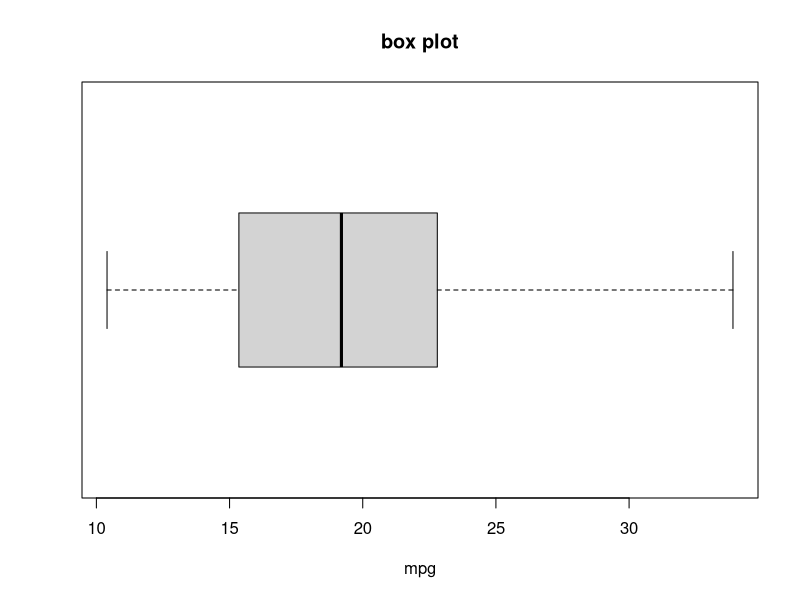

R code for this plot:
## ---- chunk 1
#Version info
version
## ---- chunk 2
library(e1071)
attach(mtcars)
## ---- chunk 3
#contents of the dataset
head(mtcars)
## ---- chunk 4
m = mean(mtcars$mpg)
cat("Mean of mpg :",m)
## ---- chunk 5
med = median(mtcars$mpg)
cat("Median of mpg : ",med)
## ---- chunk 6
print("Quartiles of mpg:")
quantile(mtcars$mpg)
## ---- chunk 7
print("Percentile of mpg : ")
quantile(mtcars$mpg , c(.32, .57, .98)) 
## ---- chunk 8
ran = range(mtcars$mpg)
cat("Range of mpg : ",ran)
## ---- chunk 9
iqr = IQR(mtcars$mpg)
cat("Inter Quartile Range of mpg : ",iqr)
## ---- chunk 10
print('Box plot of mpg : ')
boxplot(mtcars$mpg, horizontal=TRUE)
title(main="box plot",xlab="mpg")
## ---- chunk 11
v = var(mtcars$mpg)
cat('Variance of mpg : ',v)
## ---- chunk 12
sd = sqrt(v)
cat('Standard Deviation of mpg : ',sd)
## ---- chunk 13
c = cov(mtcars$mpg,mtcars$wt)
cat('Coovariance of mpg and weight : ',c)
## ---- chunk 14
cat("Corelation co-efficient of mpg and weight : ",cor(mtcars$mpg,mtcars$wt))
## ---- chunk 15
mom = moment(mtcars$mpg, order=3, center=TRUE)
cat('Third central moment of mpg : ',mom)
## ---- chunk 16
cat("Skewness of mpg : ",skewness(mtcars$mpg))
## ---- chunk 17
cat("Kurtosis of mpg : ",kurtosis(mtcars$mpg))
## ---- chunk 18
detach(mtcars)

